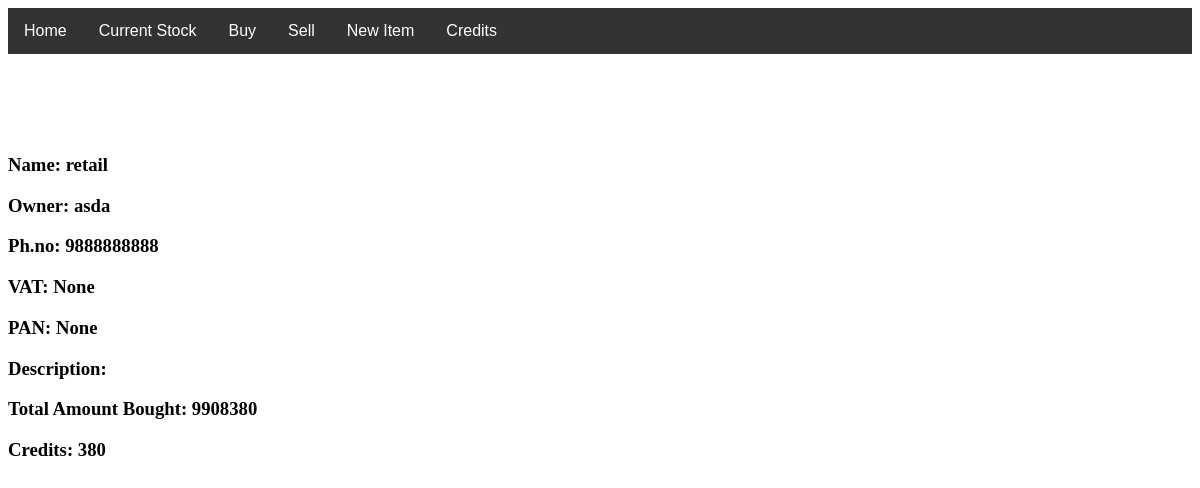
The page /cusdetail/1/ on the database its author committed.
### mainapp/models.py (models this page shows, shortened)
class Customer(models.Model):
    name = models.CharField(max_length=50)
    owner_name = models.CharField(max_length=50, null=True)
    address=models.CharField(max_length=50)
    phone_number=models.DecimalField(max_digits=10, decimal_places=0)
    vat_number = models.DecimalField(max_digits=15, decimal_places=0, null=True,blank=True)
    pan_number = models.DecimalField(max_digits=9, decimal_places=0, null=True, blank=True)
    total_amount = models.DecimalField(max_digits=15, decimal_places=0,default=0)
    total_credit = models.DecimalField(max_digits=15, decimal_places=0,default=0)

### mainapp/views.py (the view)
# urls.py: path('cusdetail/<int:id>/',views.cus_detail, name='cusdetail'),
def cus_detail(request ,id):
    customer = models.Customer.objects.get(id=id)
    return render(request, 'mainapp/cusdetail.html', {'customer': customer})

### mainapp/templates/mainapp/cusdetail.html (shortened to what this page needs)
{% extends "mainapp/base.html" %}
{% load static %}
{% block body %}
<h3>Name: {{customer.name}}</h3>
<h3>Owner: {{customer.owner_name}}</h3>
<h3>Ph.no: {{customer.phone_number}}</h3>
<h3>VAT: {{customer.vat_number}}</h3>
<h3>PAN: {{customer.pan_number}}</h3>
<h3>Description: {{customer.description}}</h3>
<h3>Total Amount Bought: {{customer.total_amount}}</h3>
<h3>Credits: {{customer.total_credit}}</h3>
{% endblock %}

### rows shown on the page
Customer: name "retail", owner_name "asda", phone_number "9888888888", vat_number "None", pan_number "None", total_amount "9908380", total_credit "380"
